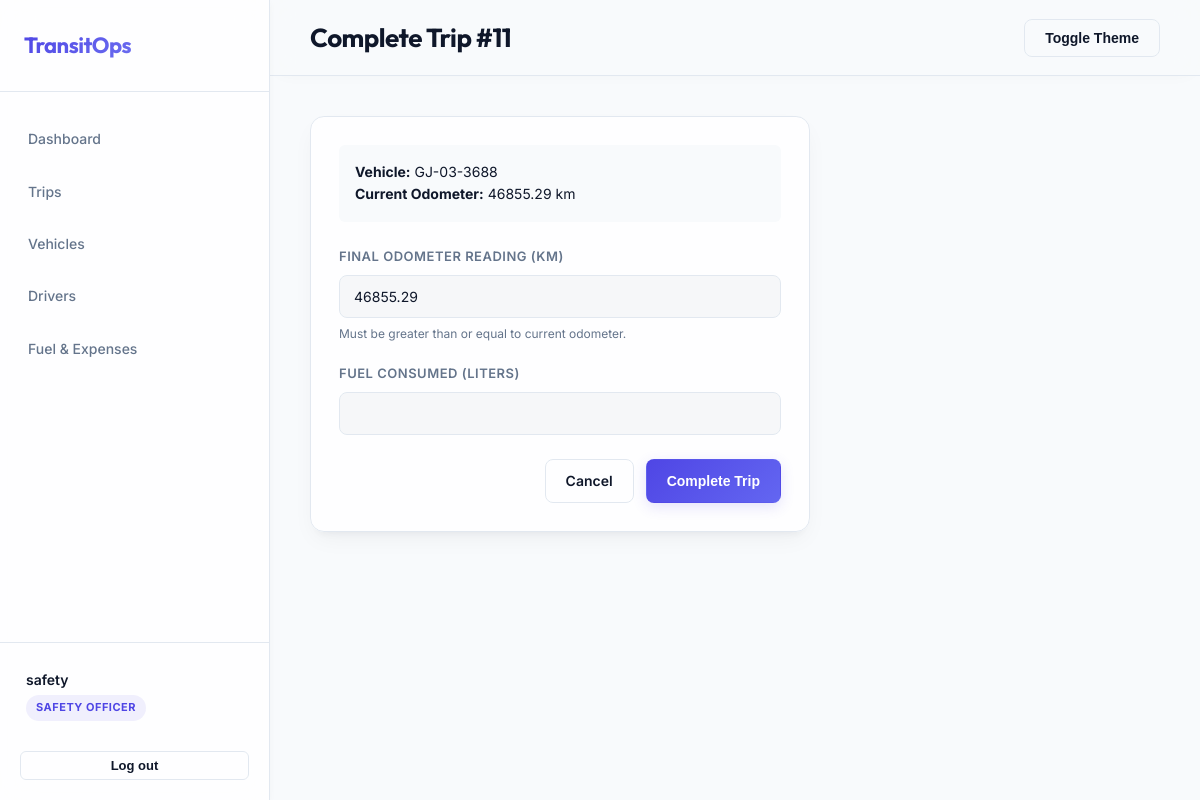
Screenshot of /trips/11/complete/ (signed in) with the database file from the repository.
### accounts/models.py (models this page shows, shortened)
class Profile(models.Model):
    ROLE_CHOICES = (
        ('Fleet Manager', 'Fleet Manager'),
        ('Driver', 'Driver'),
        ('Safety Officer', 'Safety Officer'),
        ('Financial Analyst', 'Financial Analyst'),
        ('Admin', 'Admin'),
    )
    user = models.OneToOneField(User, on_delete=models.CASCADE)
    role = models.CharField(max_length=50, choices=ROLE_CHOICES, default='Driver')
    phone_number = models.CharField(max_length=20, blank=True)
    region = models.CharField(max_length=100, blank=True)

### trips/models.py (models this page shows, shortened)
class Trip(models.Model):
    STATUS_CHOICES = (
        ('Draft', 'Draft'),
        ('Dispatched', 'Dispatched'),
        ('Completed', 'Completed'),
        ('Cancelled', 'Cancelled'),
    )
    FUEL_TYPE_CHOICES = (
        ('Diesel', 'Diesel'),
        ('Petrol', 'Petrol'),
        ('CNG', 'CNG'),
    )
    source = models.CharField(max_length=200)
    destination = models.CharField(max_length=200)
    vehicle = models.ForeignKey(Vehicle, on_delete=models.CASCADE, related_name='trips')
    driver = models.ForeignKey(Driver, on_delete=models.CASCADE, related_name='trips')
    security_officer = models.ForeignKey(User, on_delete=models.SET_NULL, null=True, blank=True, related_name='supervised_trips')
    cargo_weight = models.DecimalField(max_digits=10, decimal_places=2, help_text="in kg")
    planned_distance = models.DecimalField(max_digits=10, decimal_places=2, help_text="in km")
    actual_distance = models.DecimalField(max_digits=10, decimal_places=2, null=True, blank=True)
    fuel_consumed = models.DecimalField(max_digits=10, decimal_places=2, null=True, blank=True)
    revenue = models.DecimalField(max_digits=12, decimal_places=2, default=0.00, help_text="Trip Revenue for ROI calculation")
    fuel_type = models.CharField(max_length=10, choices=FUEL_TYPE_CHOICES, default='Diesel', help_text="Type of fuel used")
    estimated_fuel_cost = models.DecimalField(max_digits=12, decimal_places=2, default=0.00, help_text="Auto-calculated estimated fuel cost (₹)")
    status = models.CharField(max_length=20, choices=STATUS_CHOICES, default='Draft')
    created_by = models.ForeignKey(User, on_delete=models.SET_NULL, null=True)
    dispatched_at = models.DateTimeField(null=True, blank=True)
    completed_at = models.DateTimeField(null=True, blank=True)
    cancelled_at = models.DateTimeField(null=True, blank=True)
    created_at = models.DateTimeField(auto_now_add=True)
    updated_at = models.DateTimeField(auto_now=True)
    class Meta:
        ordering = ['-created_at']

### vehicles/models.py (models this page shows, shortened)
class Vehicle(models.Model):
    STATUS_CHOICES = (
        ('Available', 'Available'),
        ('On Trip', 'On Trip'),
        ('In Shop', 'In Shop'),
        ('Retired', 'Retired'),
    )
    registration_number = models.CharField(max_length=50, unique=True, db_index=True)
    name_model = models.CharField(max_length=100)
    vehicle_type = models.CharField(max_length=50)
    max_load_capacity = models.DecimalField(max_digits=10, decimal_places=2, help_text="in kg")
    odometer = models.DecimalField(max_digits=10, decimal_places=2, default=0.0, help_text="in km")
    acquisition_cost = models.DecimalField(max_digits=12, decimal_places=2)
    status = models.CharField(max_length=20, choices=STATUS_CHOICES, default='Available')
    region = models.CharField(max_length=100, blank=True)
    created_at = models.DateTimeField(auto_now_add=True)
    updated_at = models.DateTimeField(auto_now=True)
    class Meta:
        ordering = ['-created_at']

### trips/views.py (the view)
# urls.py: path('<int:trip_id>/complete/', views.trip_complete, name='trip_complete'),
@role_required('Fleet Manager', 'Safety Officer', 'Driver', 'Admin')
def trip_complete(request, trip_id):
    trip = get_object_or_404(Trip, id=trip_id)
    if hasattr(request.user, 'profile'):
        role = request.user.profile.role
        if role == 'Driver' and trip.driver.user != request.user:
            messages.error(request, 'You do not have permission to modify this trip.')
            return redirect('trips_list')
        elif role == 'Safety Officer' and trip.security_officer != request.user:
            messages.error(request, 'You do not have permission to modify this trip.')
            return redirect('trips_list')
    if request.method == 'POST':
        form = TripCompleteForm(request.POST)
        if form.is_valid():
            try:
                complete_trip(
                    trip,
                    form.cleaned_data['final_odometer'],
                    form.cleaned_data['fuel_consumed']
                )
                messages.success(request, 'Trip completed successfully.')
                return redirect('trips_list')
            except ValidationError as e:
                messages.error(request, str(e))
    else:
        form = TripCompleteForm(initial={'final_odometer': trip.vehicle.odometer})
    return render(request, 'trips/complete_form.html', {'form': form, 'trip': trip})

### trips/forms.py
class TripCompleteForm(forms.Form):
    final_odometer = forms.DecimalField(max_digits=10, decimal_places=2, widget=forms.NumberInput(attrs={'class': 'form-control'}))
    fuel_consumed = forms.DecimalField(max_digits=10, decimal_places=2, widget=forms.NumberInput(attrs={'class': 'form-control'}))

### templates/trips/complete_form.html (shortened to what this page needs)
{% extends 'base.html' %}
{% block page_title %}Complete Trip #{{ trip.id }}{% endblock %}
{% block content %}
<div class="card" style="max-width: 500px;">
    <div style="margin-bottom: 24px; padding: 16px; background: var(--bg); border-radius: 6px;">
        <strong>Vehicle:</strong> {{ trip.vehicle.registration_number }}<br>
        <strong>Current Odometer:</strong> {{ trip.vehicle.odometer }} km
    </div>
    <form method="post">
        <div class="form-group">
            <label class="form-label" for="{{ form.final_odometer.id_for_label }}">Final Odometer Reading (km)</label>
            {{ form.final_odometer }}
            <p class="help-text">Must be greater than or equal to current odometer.</p>
        </div>
        <div class="form-group">
            <label class="form-label" for="{{ form.fuel_consumed.id_for_label }}">Fuel Consumed (Liters)</label>
            {{ form.fuel_consumed }}
        </div>
        <div style="margin-top: 24px; display: flex; gap: 12px; justify-content: flex-end;">
            <a href="{% url 'trips_list' %}" class="btn btn-ghost">Cancel</a>
            <button type="submit" class="btn btn-primary" style="background-color: var(--success);">Complete Trip</button>
        </div>
    </form>
</div>
{% endblock %}

### templates/base.html (shortened to what this page needs)
<!DOCTYPE html>
<html lang="en" data-theme="light">
<head>
    {% load static %}
    <link rel="stylesheet" href="{% static 'css/base.css' %}">
</head>
<body>
    <div class="layout">
        {% if user.is_authenticated %}
        <aside class="sidebar">
            <div class="sidebar-header">
                <h2>TransitOps</h2>
            </div>
            <nav class="sidebar-nav">
                <a href="{% url 'dashboard' %}" class="nav-item">Dashboard</a>
                {% if user.profile.role in 'Fleet Manager,Admin,Driver,Safety Officer' %}
                <a href="{% url 'trips_list' %}" class="nav-item">Trips</a>
                {% endif %}
                {% if user.profile.role in 'Fleet Manager,Admin,Safety Officer' %}
                <a href="{% url 'vehicles_list' %}" class="nav-item">Vehicles</a>
                <a href="{% url 'drivers_list' %}" class="nav-item">Drivers</a>
                {% endif %}
                {% if user.profile.role in 'Fleet Manager,Admin,Financial Analyst,Safety Officer' %}
                <a href="{% url 'finance_list' %}" class="nav-item">Fuel & Expenses</a>
                {% endif %}
            </nav>
            <div class="sidebar-footer">
                <div class="user-info">
                    <div class="user-name">{{ user.get_full_name|default:user.username }}</div>
                    <div class="user-role badge badge-primary">{{ user.profile.role }}</div>
                </div>
                <form action="{% url 'logout' %}" method="post">
                    <button type="submit" class="btn btn-ghost btn-sm w-full mt-2">Log out</button>
                </form>
            </div>
        </aside>
        {% endif %}
        <main class="main-content">
            {% if user.is_authenticated %}
            <header class="topbar">
                <div class="page-title">
                    <h1>{% block page_title %}Overview{% endblock %}</h1>
                </div>
                <div class="topbar-actions">
                    <button id="theme-toggle" class="btn btn-ghost">Toggle Theme</button>
                </div>
            </header>
            {% endif %}
            <div class="content-container">
                {% block content %}{% endblock %}
            </div>
        </main>
    </div>
</body>
</html>

### rows the page displays
Trip: id "11", vehicle.registration_number "GJ-03-3688", vehicle.odometer "46855.29"

### other values shown
{{ user.get_full_name|default:user.username }} "safety"
{{ user.profile.role }} "SAFETY OFFICER"
